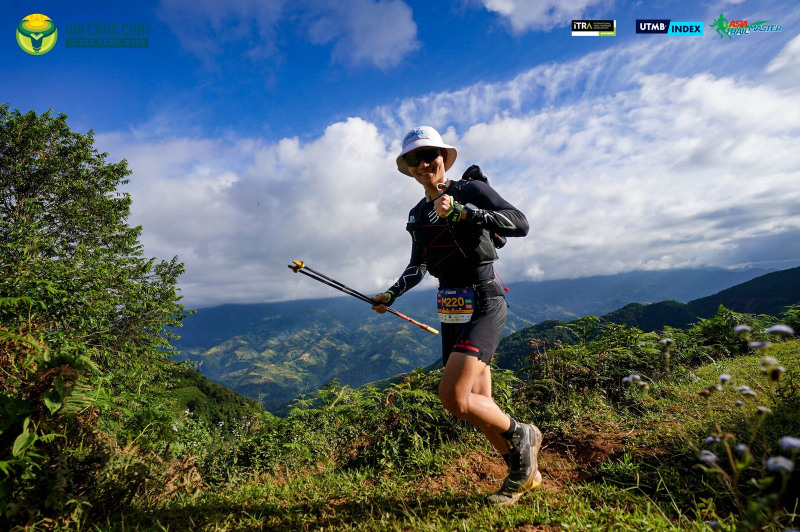
#> input picture tests/data/photo_5377501.jpg, 1600 x 1064 px (shown at 1/2 size)
$ python -i linecheck.py   (imports and definitions only)
#> lines starting #> are read from the running program, lines starting #| are printed output that depends on the picture
"""Kiểm tra gậy bằng đoạn thẳng LSD: gậy thật có hai mép thẳng mà OpenCV LSD bắt được, còn đường
dò giả (chạy qua cỏ, hàng rào, mép chân) gần như không có đoạn LSD song song dọc trục.

Độ phủ ("clahe_cov") = tỉ lệ mẫu trên trục top -> tip (mỗi POLE_LSD_STEP px) nằm trong một đoạn LSD
song song với trục (lệch <= POLE_LSD_PAR_DEG) và cách trục <= half_w + POLE_LSD_MARGIN px. LSD chạy
trên ảnh xám đã cân bằng CLAHE.

Đo ở độ phân giải chuẩn: ảnh lớn hơn POLE_LSD_MAX_SIDE được thu nhỏ (INTER_AREA) về cạnh dài đó trước
khi chạy LSD, toạ độ / bề rộng gậy đổi theo, các tham số px (MARGIN, STEP) tính ở độ phân giải này.
Ngưỡng được chọn trên ảnh 1600 px; LSD không bất biến theo tỉ lệ (ảnh 1600 phóng lên 2560 làm gậy thật
của người áo đỏ trong photo_5394198 tụt từ ~0.6 xuống 0.14), nên giữ đúng miền đã đo, lại nhanh hơn.

LSD chạy trên TOÀN ảnh (một lần, lười - chỉ khi có ứng viên cần kiểm tra), ~120-180 ms mỗi ảnh 1600 px:
chạy trên vùng cắt quanh gậy nhanh hơn (~34 ms) nhưng ngưỡng NFA của LSD phụ thuộc kích thước ảnh nên
tập đoạn khác đi (độ phủ lệch tới 0.27, 17/106 gậy lệch > 0.05) - không dùng.
Không bao giờ raise: lỗi thì log và trả None (cổng coi None là "đạt")."""
from __future__ import annotations

import logging
import math
from typing import TYPE_CHECKING, Optional

import cv2
import numpy as np

from . import config as C

if TYPE_CHECKING:
    from .poles import Pole

log = logging.getLogger(__name__)


class LineIndex:
    """Ảnh xám CLAHE và tập đoạn LSD (N x 4: x1, y1, x2, y2, toạ độ ảnh đã thu về độ phân giải chuẩn,
    = toạ độ ảnh làm việc * scale) tính lười một lần."""

    def __init__(self, rgb: np.ndarray):
        self._rgb = rgb
        self.scale = min(1.0, C.POLE_LSD_MAX_SIDE / max(rgb.shape[:2]))
#> self.scale = 1
        self._segs: Optional[np.ndarray] = None
        self._failed = False

    def segments(self) -> Optional[np.ndarray]:
        """Đoạn LSD của cả ảnh; None nếu tính lỗi (chỉ thử một lần)."""
        if self._segs is None and not self._failed:
            try:
                img = self._rgb
                if self.scale < 1.0:
                    h, w = img.shape[:2]
                    img = cv2.resize(img, (round(w * self.scale), round(h * self.scale)),
                                     interpolation=cv2.INTER_AREA)
                gray = cv2.cvtColor(img, cv2.COLOR_RGB2GRAY)
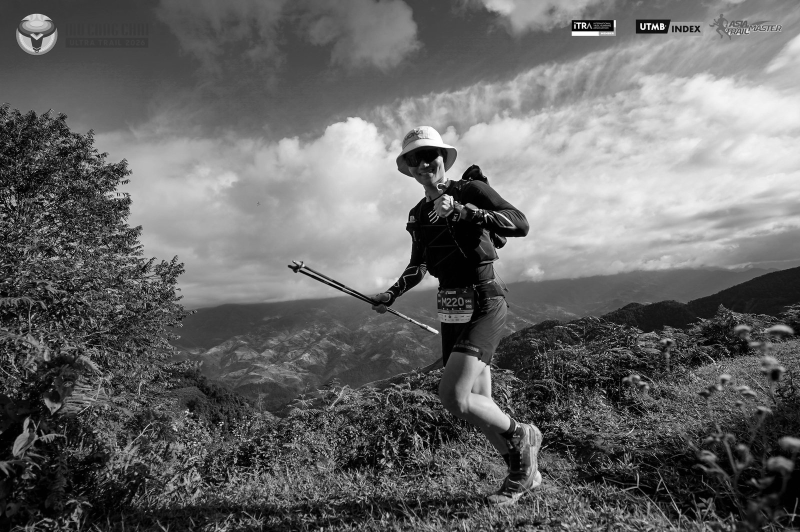
#> gray: shape (1064, 1600) (shown at 1/2 size); min 0, max 255, mean 103.5
                clahe = cv2.createCLAHE(C.POLE_LSD_CLAHE_CLIP, C.POLE_LSD_CLAHE_TILE).apply(gray)
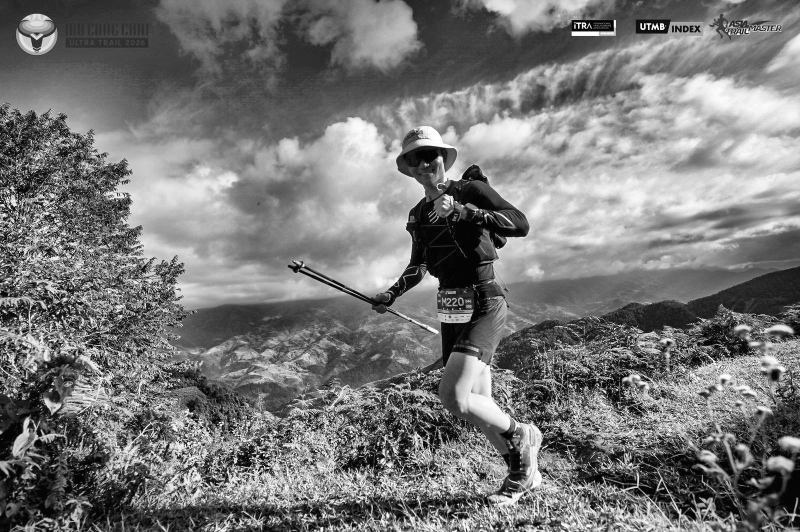
#> clahe: shape (1064, 1600) (shown at 1/2 size); min 0, max 255, mean 119.9
                s = cv2.createLineSegmentDetector().detect(clahe)[0]
                self._segs = np.zeros((0, 4), np.float64) if s is None else s.reshape(-1, 4).astype(np.float64)
            except Exception as e:  # noqa: BLE001
                log.warning("LSD thất bại, bỏ qua kiểm tra gậy: %s", e)
                self._failed = True
        return self._segs

    # [64 lines left out: functions covered, coverage, _coverage, _covered, not called in this run]

>>> import cv2
>>> picture = cv2.cvtColor(cv2.imread('../../tests/data/photo_5377501.jpg'), cv2.COLOR_BGR2RGB)
>>> result = LineIndex(picture).segments()

$ run again, on tests/data/photo_5394198.jpg
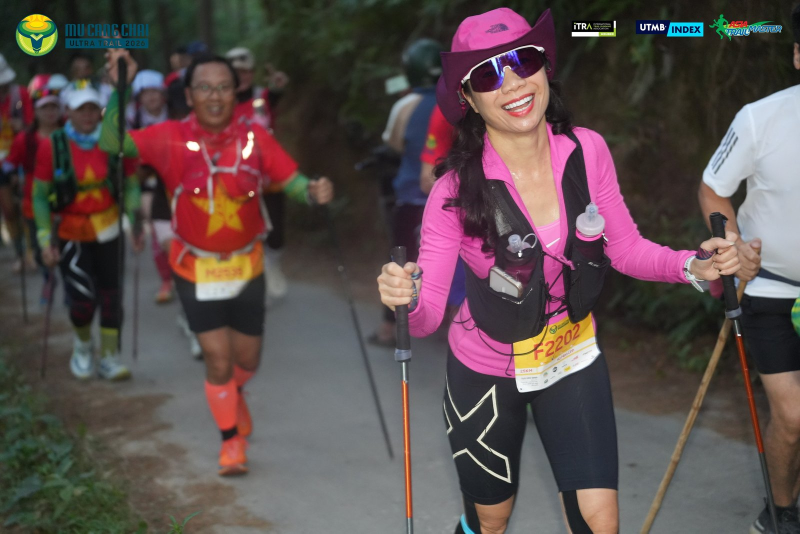
#> input picture tests/data/photo_5394198.jpg, 1600 x 1067 px (shown at 1/2 size)
#> in segments, `gray = cv2.cvtColor(img, cv2.COLOR_RGB2GRAY)`:
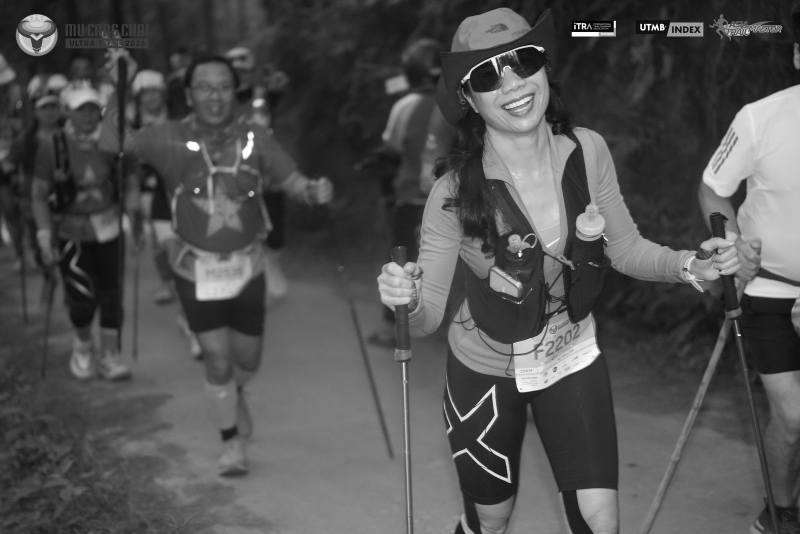
#> gray: shape (1067, 1600) (shown at 1/2 size); min 0, max 255, mean 81.1
#> in segments, `clahe = cv2.createCLAHE(C.POLE_LSD_CLAHE_CLIP, C.POLE_LSD_CLAHE_TILE)...`:
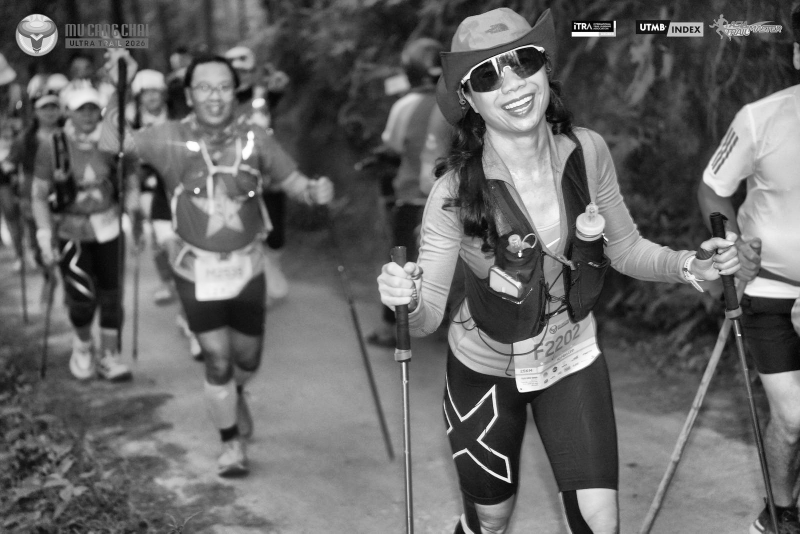
#> clahe: shape (1067, 1600) (shown at 1/2 size); min 1, max 255, mean 102

$ run again, on tests/data/photo_5454753.jpg
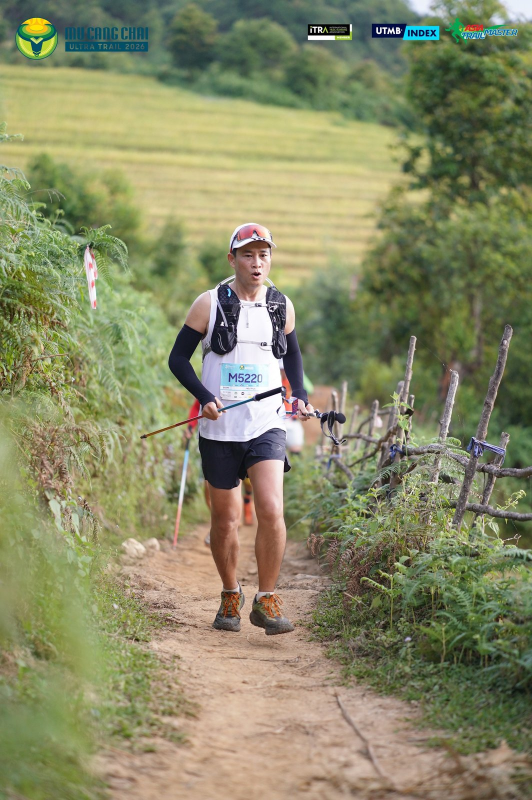
#> input picture tests/data/photo_5454753.jpg, 1064 x 1600 px (shown at 1/2 size)
#> in segments, `gray = cv2.cvtColor(img, cv2.COLOR_RGB2GRAY)`:
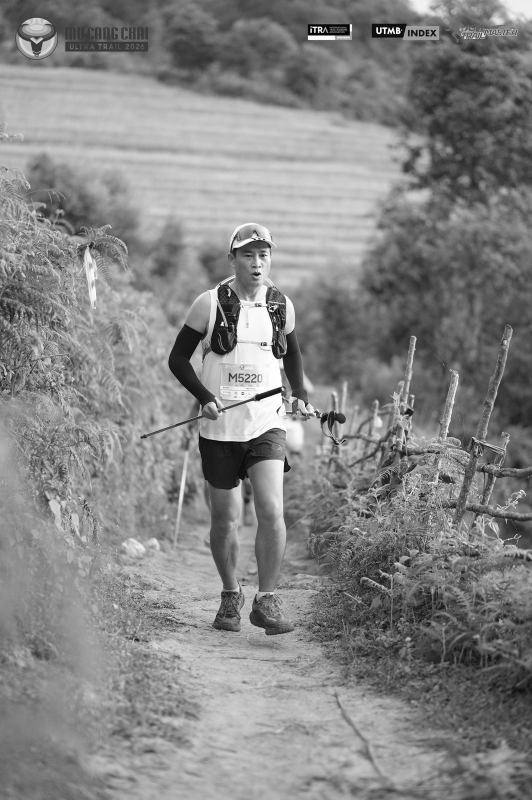
#> gray: shape (1600, 1064) (shown at 1/2 size); min 0, max 255, mean 132.8
#> in segments, `clahe = cv2.createCLAHE(C.POLE_LSD_CLAHE_CLIP, C.POLE_LSD_CLAHE_TILE)...`:
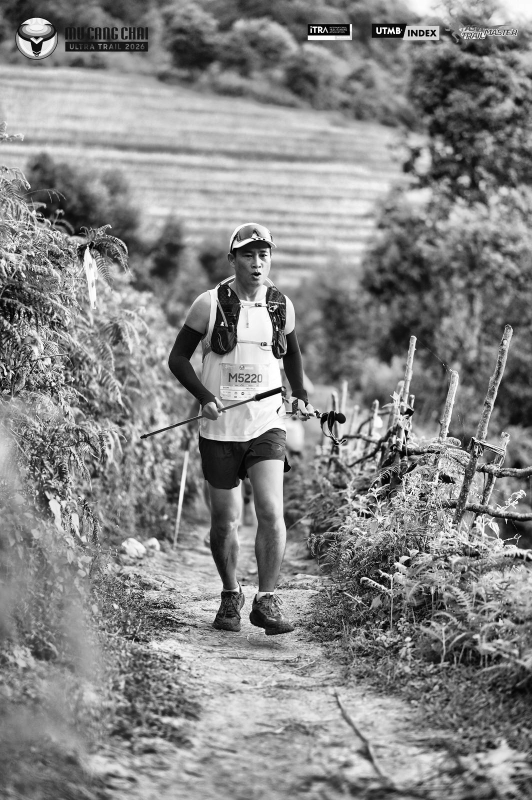
#> clahe: shape (1600, 1064) (shown at 1/2 size); min 0, max 255, mean 134
